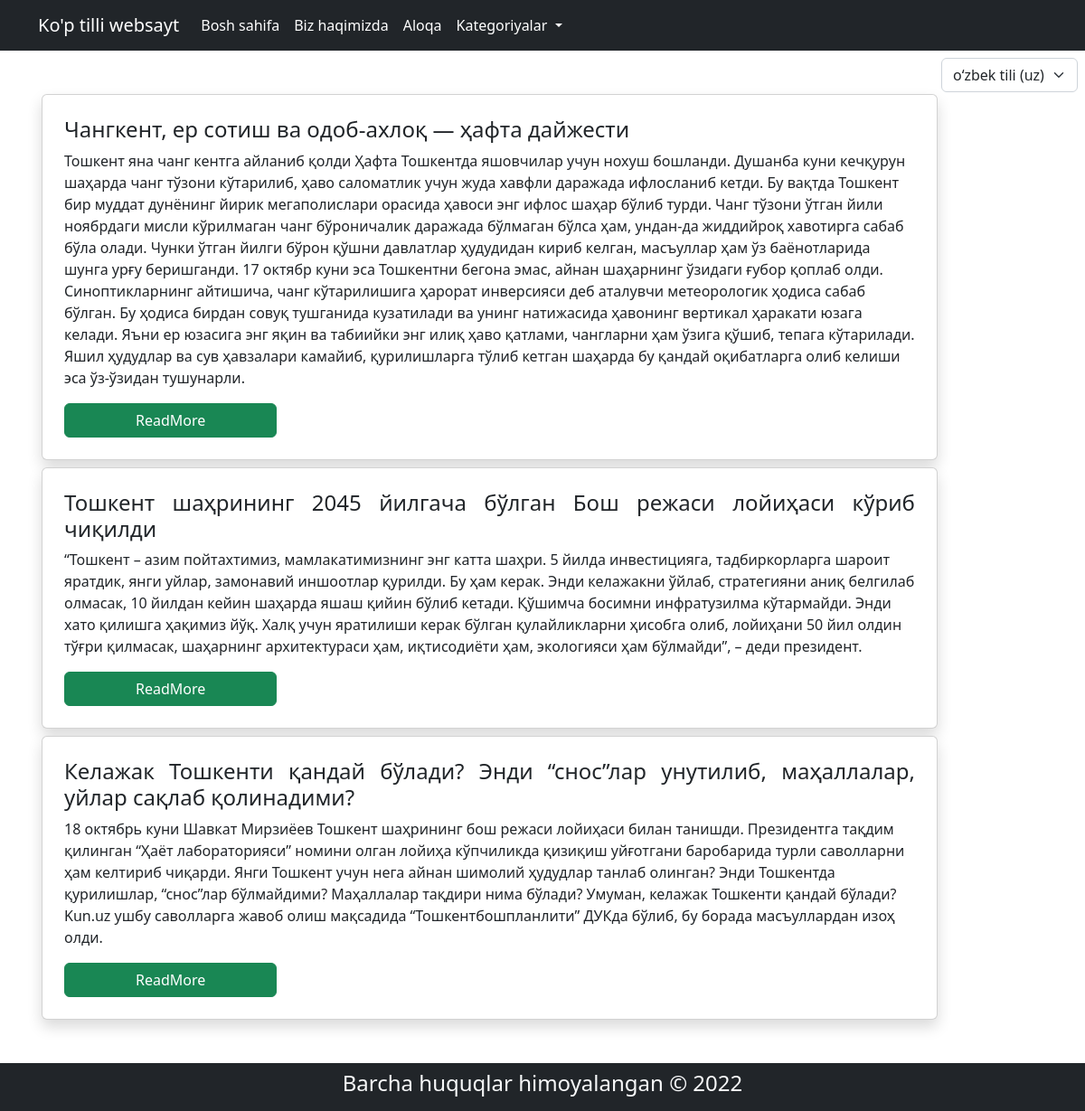
The page / on the database its author committed.
### news/models.py (models this page shows, shortened)
class Article(models.Model):
    title=models.CharField(verbose_name=_('title'),max_length=255)
    slug=models.SlugField(verbose_name=_('slug'),unique=True)
    text=models.TextField(verbose_name=_('text'))
    created_at=models.DateTimeField(auto_now_add=True)

### news/views.py (the view)
# urls.py: path('',home,name='home-page'),
def home(request):
    posts=Article.objects.all()
    context={
        'posts':posts
    }
    return render(request,'home.html',context)

### templates/home.html
{% extends 'base.html' %}
{% block mycontent %}
<div class="container my-5">
    <div class="row g-2">
        {% for post in posts %}
        <div class="col-12 col-md-12">
            <div class="card shadow p-4">
                <h4 style="text-align:justify;">
                    {{post.title}}
                </h4>
                <p>{{post.text}}</p>
                <a href="{% url 'article_detail-page' post.slug %}" class="btn btn-success w-25">ReadMore</a>
            </div>
        </div>
        {% endfor %}
    </div>
</div>
{% endblock %}

### templates/base.html (shortened to what this page needs)
<!doctype html>
<html lang="en">
{% load static %}
  <head>
    <link href="https://cdn.jsdelivr.net/npm/bootstrap@5.2.2/dist/css/bootstrap.min.css" rel="stylesheet">
  </head>
  <body>
    {% include 'navbar.html' %}
    {% load i18n %}
<div class="float-end me-2 my-2">
      <form action="{% url 'set_language' %}" method="post">{% csrf_token %}
          <select name="language" onchange="javascript:this.form.submit()" class="form-select">
              {% get_current_language as LANGUAGE_CODE %}
              {% get_available_languages as LANGUAGES %}
              {% get_language_info_list for LANGUAGES as languages %}
              {% for language in languages %}
                  <option value="{{ language.code }}"{% if language.code == LANGUAGE_CODE %} selected{% endif %}>
                      {{ language.name_local }} ({{ language.code }})
                  </option>
              {% endfor %}
          </select>
      </form>
</div>
    {% block mycontent %}
    {% endblock%}
    {% include 'footer.html' %}
  </body>
</html>

### templates/navbar.html (shortened to what this page needs)
{% load i18n %}
<nav class="navbar navbar-expand-lg bg-dark navbar-dark">
  <div class="container">
    <a class="navbar-brand" href="{% url 'home-page' %}">
      {% trans 'MultiLang' %}</a>
    <div class="collapse navbar-collapse" id="navbarSupportedContent">
      <ul class="navbar-nav me-auto mb-2 mb-lg-0">
        <li class="nav-item">
          <a class="nav-link active" aria-current="page" href="{% url 'home-page' %}">
            {% trans 'Home' %}</a>
        </li>
        <li class="nav-item">
          <a class="nav-link active" href="{% url 'about-page' %}">
            {% trans 'About' %}</a>
        </li>
        <li class="nav-item">
          <a class="nav-link active" href="{% url 'contact-page' %}">
            {% trans 'Contact' %}</a>
        </li>
        <li class="nav-item dropdown">
          <a class="nav-link dropdown-toggle active" href="#" role="button" data-bs-toggle="dropdown" aria-expanded="false">
            {% trans 'Categories' %}
          </a>
        </li>
      </ul>
    </div>
  </div>
</nav>

### templates/footer.html
 {% load i18n %}
<footer class="bg-dark text-light p-2 text-center ">
    <h4>{% trans 'All rights reserved' %} &copy; 2022</h4>
</footer>

### rows shown on the page
Article: title "Чангкент, ер сотиш ва одоб-ахлоқ — ҳафта дайжести", text "Тошкент яна чанг кентга айланиб қолди Ҳафта Тошкентда яшовчилар учун нохуш бошланди. Душанба куни кечқурун шаҳарда чанг тўзони кўтарилиб, ҳаво саломатлик учун жуда хавфли даражада ифлосланиб кетди. Бу вақтда Тошкент бир муддат дунёнинг йирик мегаполислари орасида ҳавоси энг ифлос шаҳар бўлиб турди. Чанг тўзони ўтган йили ноябрдаги мисли кўрилмаган чанг бўроничалик даражада бўлмаган бўлса ҳам, ундан-да жиддийроқ хавотирга сабаб бўла олади. Чунки ўтган йилги бўрон қўшни давлатлар ҳудудидан кириб келган, масъуллар ҳам ўз баёнотларида шунга урғу беришганди. 17 октябр куни эса Тошкентни бегона эмас, айнан шаҳарнинг ўзидаги ғубор қоплаб олди. Синоптикларнинг айтишича, чанг кўтарилишига ҳарорат…"
Article: title "Тошкент шаҳрининг 2045 йилгача бўлган Бош режаси лойиҳаси кўриб чиқилди", text "“Тошкент – азим пойтахтимиз, мамлакатимизнинг энг катта шаҳри. 5 йилда инвестицияга, тадбиркорларга шароит яратдик, янги уйлар, замонавий иншоотлар қурилди. Бу ҳам керак. Энди келажакни ўйлаб, стратегияни аниқ белгилаб олмасак, 10 йилдан кейин шаҳарда яшаш қийин бўлиб кетади. Қўшимча босимни инфратузилма кўтармайди. Энди хато қилишга ҳақимиз йўқ. Халқ учун яратилиши керак бўлган қулайликларни ҳисобга олиб, лойиҳани 50 йил олдин тўғри қилмасак, шаҳарнинг архитектураси ҳам, иқтисодиёти ҳам, экологияси ҳам бўлмайди”, – деди президент."
Article: title "Келажак Тошкенти қандай бўлади? Энди “снос”лар унутилиб, маҳаллалар, уйлар сақлаб қолинадими?", text "18 октябрь куни Шавкат Мирзиёев Тошкент шаҳрининг бош режаси лойиҳаси билан танишди. Президентга тақдим қилинган “Ҳаёт лабораторияси” номини олган лойиҳа кўпчиликда қизиқиш уйғотгани баробарида турли саволларни ҳам келтириб чиқарди. Янги Тошкент учун нега айнан шимолий ҳудудлар танлаб олинган? Энди Тошкентда қурилишлар, “снос”лар бўлмайдими? Маҳаллалар тақдири нима бўлади? Умуман, келажак Тошкенти қандай бўлади? Kun.uz ушбу саволларга жавоб олиш мақсадида “Тошкентбошпланлити” ДУКда бўлиб, бу борада масъуллардан изоҳ олди."

### other values the page prints
form field language "oʻzbek tili (uz)"
